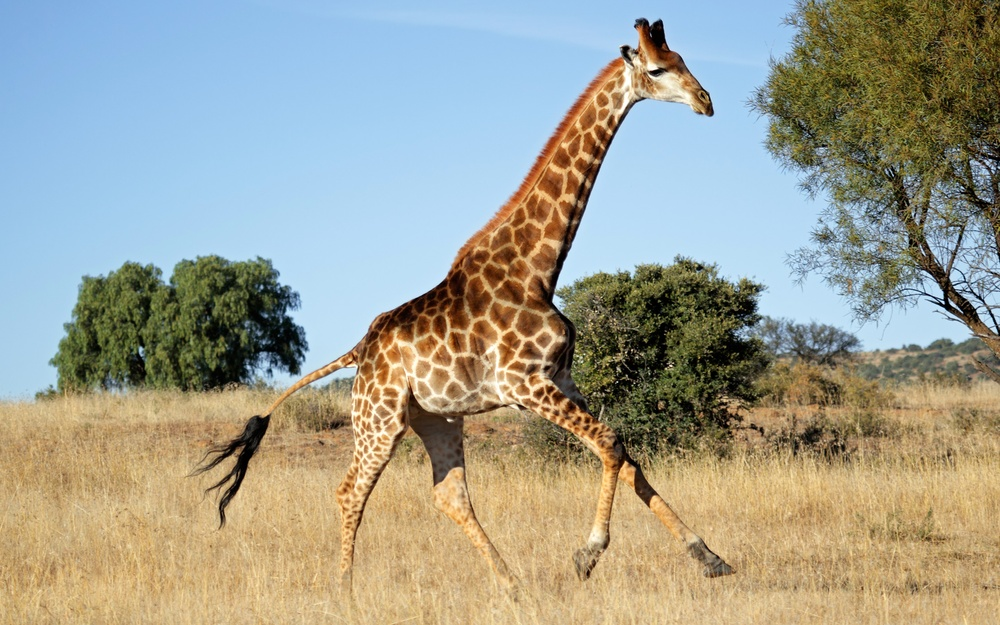
#> input picture Python/padpy/351451.jpg, 1000 x 625 px, shrunk from 2560 x 1600 before the run, found by its file name
$ jupyter execute lab04b_obrazy.ipynb   (shell and % lines are left out)
#> lines starting #> are read from the running program, lines starting #| are printed output that depends on the picture; after the words box and inside, x2 and y2 are one past the last pixel; in counts of white or black regions, pixels touching at a corner belong together
[cell 1]
import scipy.ndimage
import numpy as np
y = scipy.ndimage.imread("/home/samba/potockan/python/351451.jpg")
#> y is the input picture: shape (625, 1000, 3); mean R, G, B 159.2, 159.9, 146
y.shape
y = y/255
y = np.mean(y, axis = 2)
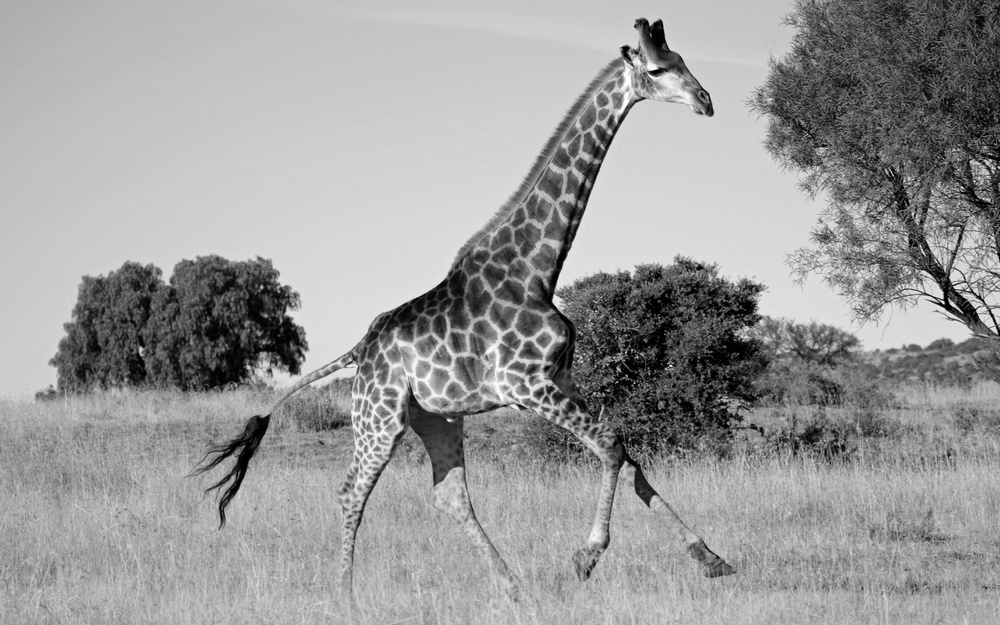
#> y: shape (625, 1000) float64; min 0, max 0.997, mean 0.608
y.shape
#> Out = (625, 1000)

[cell 2]
import matplotlib.pyplot as plt
plt.axis('off')
plt.imshow(y, cmap = plt.cm.gray)

[cell 3]
a = np.array([
        [-1,-1,-1],
        [-1,8.5,-1],
        [-1,-1,-1]
    ])
import scipy.signal
y2 = scipy.signal.convolve2d(y, a)
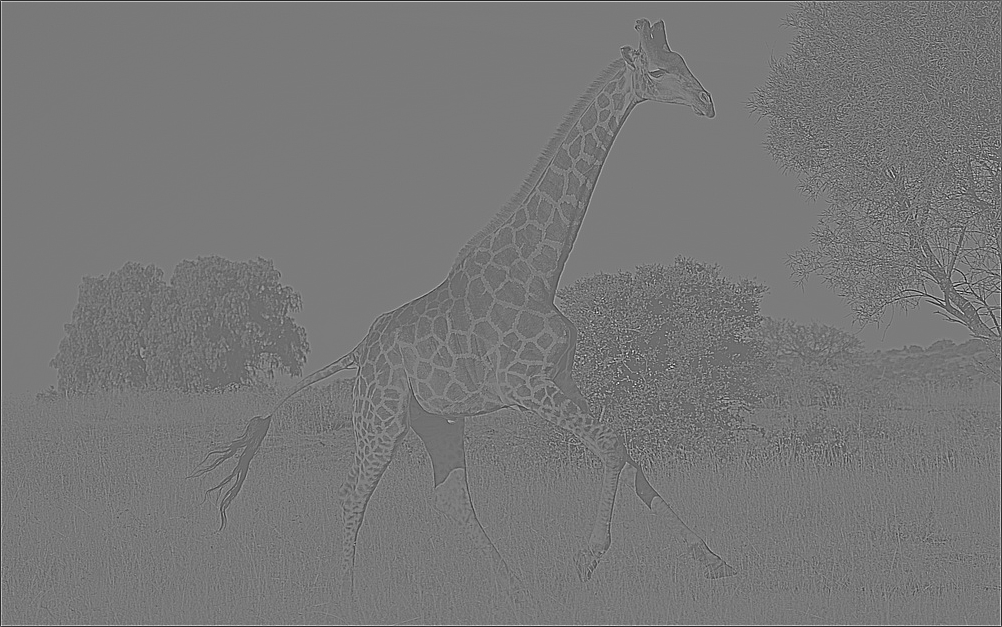
#> y2: shape (627, 1002) float64; min -3.45, max 4.53, mean 0.302; drawn with min black and max white
y2[y2>0.5] = 1
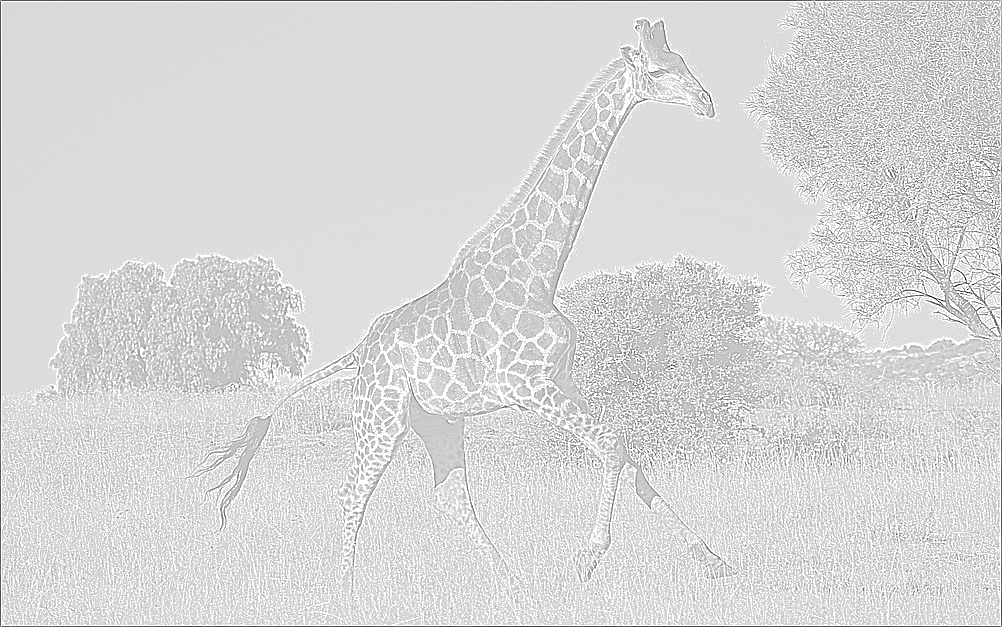
#> y2: shape (627, 1002) float64; 17.85% of pixels changed, all inside (x1, y1, x2, y2) = (1, 1, 1001, 626); drawn with min black and max white
y2[y2<0.5] = 0
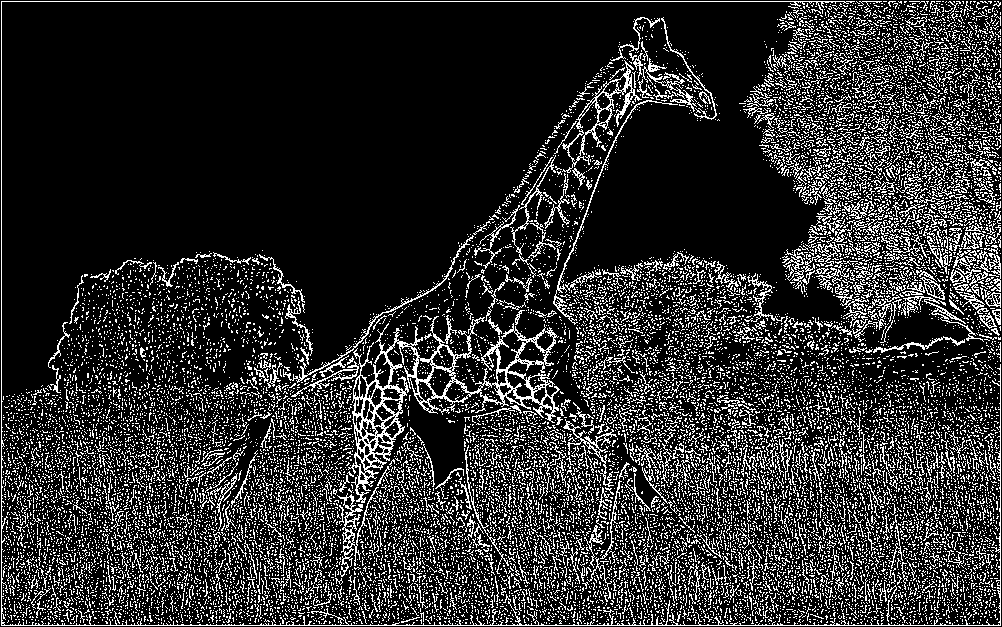
#> y2: shape (627, 1002) float64; min 0, max 1, mean 0.178
plt.axis('off')
plt.imshow(y2, cmap = plt.cm.gray)

[cell 4]
a = np.array([
        [1/9,1/9,1/9],
        [1/9,1/9,1/9],
        [1/9,1/9,1/9]
    ])
import scipy.signal
y2 = scipy.signal.convolve2d(y, a)
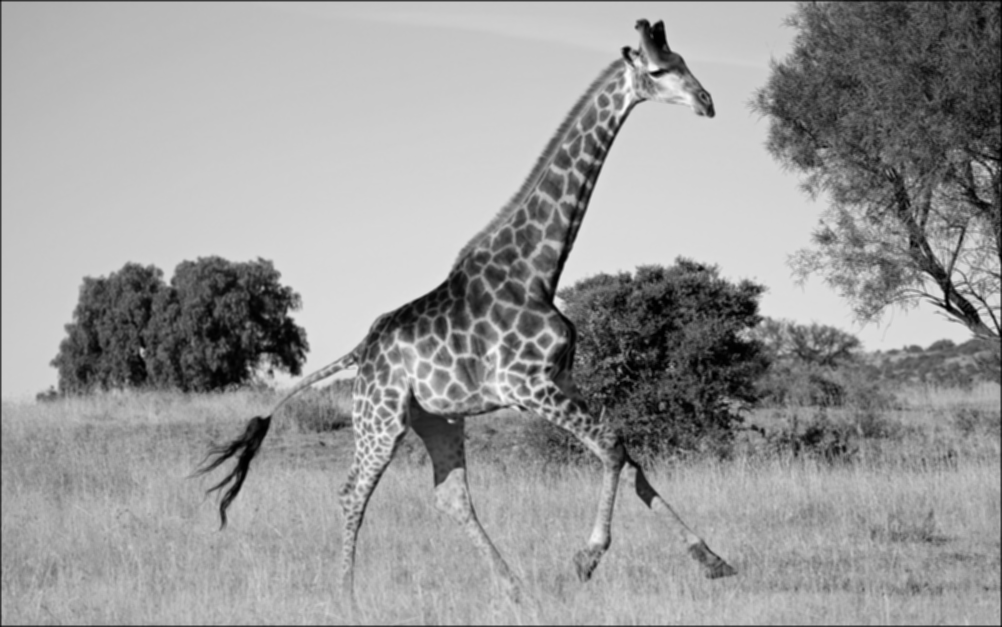
#> y2: shape (627, 1002) float64; min 0.00174, max 0.992, mean 0.605
y2[y2>0.5] = 1
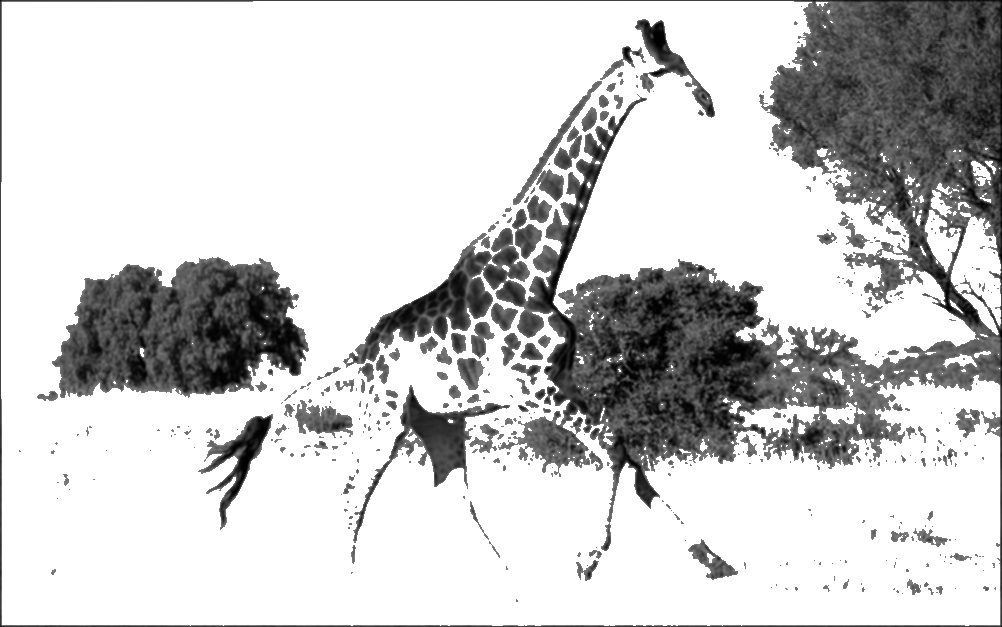
#> y2: shape (627, 1002) float64; min 0.00174, max 1, mean 0.807
y2[y2<0.5] = 0
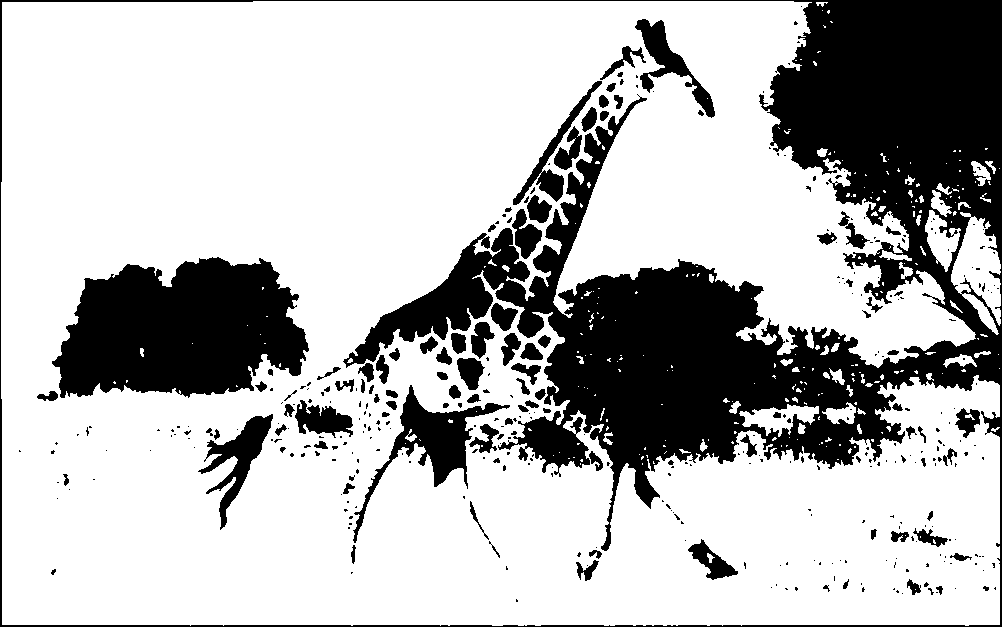
#> y2: shape (627, 1002) float64; values 0 (black) and 1 (white), 72.6% white; 384 black regions (282 under 20 px), largest, box (x1, y1, x2, y2) and area: (0, 0, 1002, 627) 119606, (52, 257, 309, 398) 26689, (353, 385, 510, 543) 4618
plt.axis('off')
plt.imshow(y2, cmap = plt.cm.gray)
